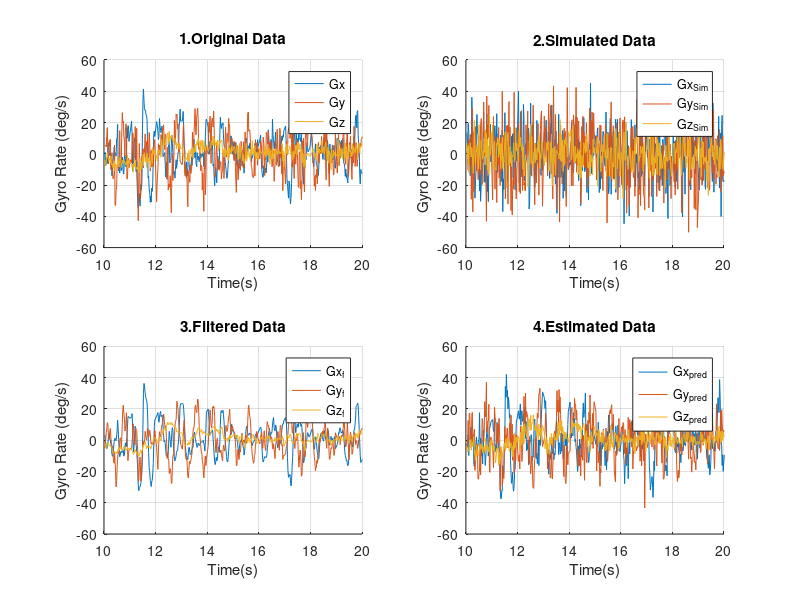
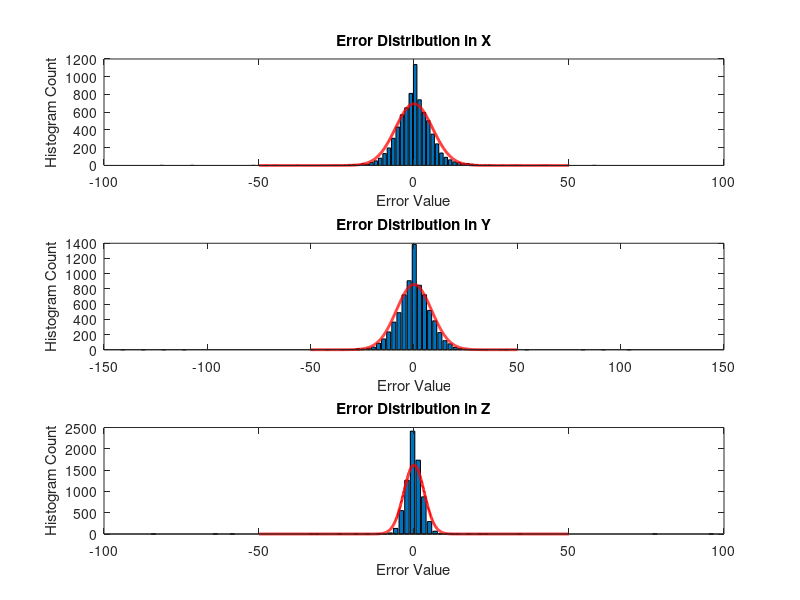

Write MATLAB code to recreate these figures, in order.
%% A Matlab program to calculate the convariances from a Gyroscope Data.
% It demonstrates the following aspects:
% -0. Load gyroDataset from the 11-datasets directory
% -1. Simulate a Gyro Data corrupted due to noise due to vehicle motion 
% -2. Filter the Simulated gyro data
% -3. Estimate the noise in the filtered data by comparing with original.
% -4. Add this noise to filtered data to verify it matches the original
% -5. Approximates the noise distribution 
%%%%%%%%%%%%%%%%%%%%%%%%%%%%%%%%%%%%%%%%%%%%%%%%%%%%%%%%%%%%%%%%%%%%%%%%

%% Initializations
clear all; close all; clc;
RAD2DEG = 180/pi;
tmin = 10; % Put Start_time here in seconds
tmax = 20; % Put Stop_time here in seconds

%% Load Data and Initial Calculations
load('gyroData.mat'); % Load the Gyro Dataset.
G_data = [gx gy gz]; % Vectorize the Dataset. G(:,1)=gx,G(:,2)=gy;G(:,3)=gz;
G_data = G_data*RAD2DEG; % Convert the Dataset to degrees.
% Assume underlying motion is negligible, and measurements are independent
% This is our ground truth.  Assume the original GyroData is accurate.

S= cov(G_data);%Calculate the Covariance for reproduction of simulated data
fprintf('The Covariance of the Original Dataset is:\n');disp(S);
[S_vect,S_val] = eig(S); % S_vect: eigVectors, S_val: eigValues

dataSet_length = length(G_data(:,1));
time_Stamp = tg;%tg is the variable name for timeStamp in Data File.
% Calculate Plotting interval
t_start = find(time_Stamp>tmin,1);% Find the start location in the dataset
t_stop = find(time_Stamp>tmax,1);% Find the stop location in the dataset

%% Run the process/simulation
% STEP1: Simulate Gyro Data that includes vehicle motions
% The reproduction would have the same cov but corrupted by noise.
G_sim = S_vect*sqrt(S_val)*randn(3,dataSet_length);

% STEP2: Filter the Gyro Sensor on our robot with a moving avg filter.
filter_length = 3; % size of the moving avg filter.
G_filtered=filter(ones(1,filter_length)/filter_length,1,G_data); %Filter the Data.

% STEP3: Calculate the error of our filtered estimate from the original data.
% This error when added to our estimate should give estimated gyro data.
G_err = G_data-G_filtered; %Calculate the error
Sf_err = cov(G_err); % Calculate the error covariance
fprintf('The Covariance of the Noise added to the filtered dataset is:\n');disp(Sf_err);
[SErr_Vec, SErr_val]=eig(Sf_err);

% STEP 4: Create a reproduction of the error
G_sim_err = SErr_Vec*sqrt(SErr_val)*randn(3,dataSet_length);

% STEP 5: Calculate our final Gyro Estimate.
G_out=G_filtered'+G_sim_err;

% STEP 6: Estimate the Error Distribution
bins = 100;
xvec = -50:.1:50;
[Nex, Xex] = hist(G_err(:,1),bins);
[Ney, Xey] = hist(G_err(:,2),bins);
[Nez, Xez] = hist(G_err(:,3),bins);
binsizeX = Xex(2)-Xex(1);
binsizeY = Xey(2)-Xey(1);
binsizeZ = Xez(2)-Xez(1);

% Compare to pdf, by multiplying by number of samples and by bin size
% Num samples to convert to frequency distribution and bin size as smaller
% bins will have fewer samples.
Gex = normpdf(xvec,mean(G_err(:,1)),sqrt(Sf_err(1,1)))*length(G_err(:,1))*binsizeX;
Gey = normpdf(xvec,mean(G_err(:,2)),sqrt(Sf_err(2,2)))*length(G_err(:,2))*binsizeY;
Gez = normpdf(xvec,mean(G_err(:,3)),sqrt(Sf_err(3,3)))*length(G_err(:,3))*binsizeZ;

%% Plot everything.

% Plot the Original data
figure(1);clf;
subplot(2,2,1); hold on;grid on;
plot(time_Stamp(t_start:t_stop), G_data(t_start:t_stop,:));
axis([tmin tmax -60 60]);title('1.Original Data');xlabel('Time(s)');ylabel('Gyro Rate (deg/s)');legend('Gx','Gy','Gz')
%Plot the Simulated Data with vehicle motions
subplot(2,2,2); hold on;grid on;
plot(tg(t_start:t_stop), G_sim(:,(t_start:t_stop)));
axis([tmin tmax -60 60]);title('2.Simulated Data');xlabel('Time(s)');ylabel('Gyro Rate (deg/s)');legend('Gx_{Sim}','Gy_{Sim}','Gz_{Sim}');
% Plot the Filtered Data
subplot(2,2,3); hold on;grid on;
plot(time_Stamp(t_start:t_stop), G_filtered(t_start:t_stop,:));
axis([tmin tmax -60 60]);title('3.Filtered Data');xlabel('Time(s)');ylabel('Gyro Rate (deg/s)');legend('Gx_f','Gy_f','Gz_f')
% Plot the Predicted Gyro Data
subplot(2,2,4); hold on;grid on;
plot(time_Stamp(t_start:t_stop), G_out(:,t_start:t_stop));
axis([tmin tmax -60 60]);title('4.Estimated Data');xlabel('Time(s)');ylabel('Gyro Rate (deg/s)');legend('Gx_{pred}','Gy_{pred}','Gz_{pred}');

% Plot the Error Distribution
figure(2); clf; hold on
subplot(3,1,1);bar(Xex,Nex);hold on;plot(xvec,Gex,'r','LineWidth',2);
title('Error Distribution in X');xlabel('Error Value');ylabel('Histogram Count');
subplot(3,1,2);bar(Xey,Ney);hold on;plot(xvec,Gey,'r', 'LineWidth',2);
title('Error Distribution in Y');xlabel('Error Value');ylabel('Histogram Count');
subplot(3,1,3);bar(Xez,Nez);hold on;plot(xvec,Gez,'r', 'LineWidth',2);
title('Error Distribution in Z');xlabel('Error Value');ylabel('Histogram Count');

